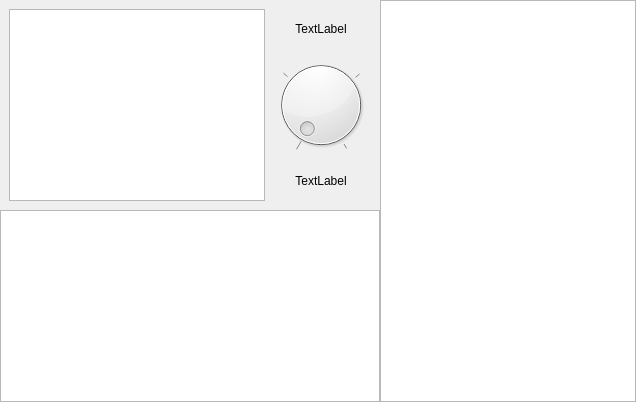
<?xml version="1.0" encoding="UTF-8"?>
<ui version="4.0">
 <class>CVSTHostForm</class>
 <widget class="QDialog" name="CVSTHostForm">
  <property name="geometry">
   <rect>
    <x>0</x>
    <y>0</y>
    <width>546</width>
    <height>407</height>
   </rect>
  </property>
  <property name="windowTitle">
   <string>Dialog</string>
  </property>
  <layout class="QGridLayout" name="gridLayout_2">
   <property name="sizeConstraint">
    <enum>QLayout::SetFixedSize</enum>
   </property>
   <property name="margin">
    <number>0</number>
   </property>
   <property name="spacing">
    <number>0</number>
   </property>
   <item row="0" column="0">
    <widget class="CMacWindow" name="View" native="true"/>
   </item>
   <item row="0" column="1">
    <widget class="QWidget" name="customView" native="true">
     <layout class="QGridLayout" name="gridLayout">
      <item row="0" column="1">
       <widget class="QLabel" name="Label1">
        <property name="text">
         <string>TextLabel</string>
        </property>
        <property name="alignment">
         <set>Qt::AlignCenter</set>
        </property>
       </widget>
      </item>
      <item row="1" column="1">
       <widget class="QDial" name="dial">
        <property name="maximum">
         <number>10000</number>
        </property>
        <property name="singleStep">
         <number>100</number>
        </property>
        <property name="pageStep">
         <number>1000</number>
        </property>
        <property name="notchesVisible">
         <bool>true</bool>
        </property>
       </widget>
      </item>
      <item row="2" column="1">
       <widget class="QLabel" name="Label2">
        <property name="text">
         <string>TextLabel</string>
        </property>
        <property name="alignment">
         <set>Qt::AlignCenter</set>
        </property>
       </widget>
      </item>
      <item row="0" column="0" rowspan="3">
       <widget class="QListWidget" name="ParameterList"/>
      </item>
     </layout>
    </widget>
   </item>
   <item row="0" column="2" rowspan="2">
    <widget class="QListWidget" name="PresetList"/>
   </item>
   <item row="1" column="0" colspan="2">
    <widget class="QPlainTextEdit" name="StatusEdit">
     <property name="autoFillBackground">
      <bool>true</bool>
     </property>
     <property name="readOnly">
      <bool>true</bool>
     </property>
    </widget>
   </item>
  </layout>
 </widget>
 <customwidgets>
  <customwidget>
   <class>CMacWindow</class>
   <extends>QWidget</extends>
   <header>cmacwindow.h</header>
   <container>1</container>
  </customwidget>
 </customwidgets>
 <resources/>
 <connections/>
</ui>
